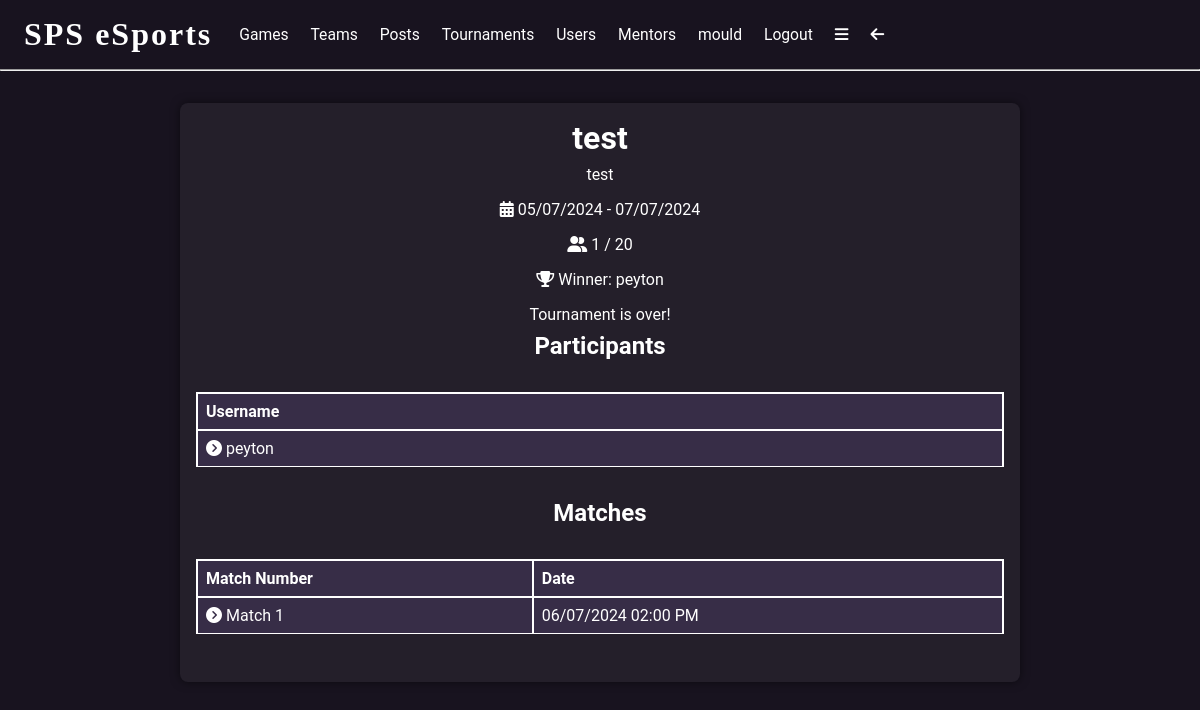
The page /tournament/1 (signed in) on the database its author committed.
### app/models.py (models this page shows, shortened)
class User(UserMixin, db.Model):
    user_id = db.Column(db.Integer, primary_key=True)
    username = db.Column(db.String(64), index=True, unique=True)
    email = db.Column(db.String(120), index=True, unique=True)
    password_hash = db.Column(db.String(128))
    bio = db.Column(db.String(500))
    pfp = db.Column(db.String(500))
    pronouns = db.Column(db.String(50))
    admin = db.Column(db.Boolean, default=False)
    team_admin = db.relationship('Teams', back_populates='team_admin')
    team_users = db.relationship('TeamUsers', back_populates='user')
    posts = db.relationship('Posts', back_populates='user')
    likes = db.relationship('Likes', back_populates='user')
    comments = db.relationship('Comments', back_populates='user')
    tournament_users = db.relationship('TournamentUsers', back_populates='user')
    match_users = db.relationship('MatchUsers', back_populates='user')
    ment_applications = db.relationship('MentApplications', back_populates='user')
    ment_practises = db.relationship('MentPractise', back_populates='user')
    matches_won = db.relationship('Matches', back_populates='match_winner', foreign_keys='Matches.winner_id')
    tournament_admin = db.relationship('Tournaments', backref='user', foreign_keys='Tournaments.admin_id')
    tournament_winner = db.relationship('Tournaments', foreign_keys='Tournaments.winner_id')
    following = db.relationship('Following', backref='user', foreign_keys='Following.user_id')
    followed = db.relationship('Following', foreign_keys='Following.following_id')
    mentor = db.relationship('Mentor', backref='mentor', foreign_keys='Mentor.mentor_id')
    mentee = db.relationship('Mentor', foreign_keys='Mentor.mentee_id')
    '''def set_password(self, password):
        self.password_hash = generate_password_hash(password)

    def check_password(self, password):
        return check_password_hash(self.password_hash, password)'''
    '''def set_password(self, password):
        salt = bc.gensalt()
        # convert password to bytes
        password = password.encode('utf-8')
        self.password_hash = bc.hashpw(password=password, salt=salt)

    def check_password(self, password):
        password = password.encode('utf-8')
        return bc.checkpw(password=password, hashed_password=self.password_hash)'''
    def set_password(self, password):
        self.password_hash = argon2.hash(password)
    def check_password(self, password):
        return argon2.verify(password, self.password_hash)

class Tournaments(db.Model):
    tournament_id = db.Column(db.Integer, primary_key=True)
    tournament_name = db.Column(db.String(64), index=True, unique=True)
    tournament_description = db.Column(db.String(500))
    start_date = db.Column(db.Date, index=True)
    end_date = db.Column(db.Date, index=True)
    participants = db.Column(db.Integer)
    admin_id = db.Column(db.Integer, db.ForeignKey('user.user_id'))
    winner_id = db.Column(db.Integer, db.ForeignKey('user.user_id'))
    tournament_users = db.relationship('TournamentUsers', back_populates='tournament')
    matches = db.relationship('Matches', back_populates='tournament')

class Matches(db.Model):
    match_id = db.Column(db.Integer, primary_key=True)
    match_number = db.Column(db.Integer)
    match_datetime = db.Column(db.DateTime, index=True)
    tournament_id = db.Column(db.Integer, db.ForeignKey('tournaments.tournament_id'))
    winner_id = db.Column(db.Integer, db.ForeignKey('user.user_id', name='winner_id'))
    tournament = db.relationship('Tournaments', back_populates='matches')
    match_users = db.relationship('MatchUsers', back_populates='match')
    match_winner = db.relationship('User', foreign_keys=[winner_id], back_populates='matches_won')

### app/routes.py (the view)
@app.route('/tournament/<tournament_id>', methods=['GET', 'POST'])
@login_required
def tournament(tournament_id):
    tournament = Tournaments.query.filter_by(tournament_id=tournament_id).first_or_404()
    tournament_users = TournamentUsers.query.filter_by(tournament_id=tournament_id).all()
    users = []
    if current_user.user_id == tournament.admin_id:
        admin = True
    else:
        admin = False
    in_tournament = TournamentUsers.query.filter_by(user_id=current_user.user_id, tournament_id=tournament_id).first()
    if tournament.participants == len(tournament_users):
        full = True
    else:
        full = False
    for user in tournament_users:
        users.append(User.query.filter_by(user_id=user.user_id).first())
    matches = Matches.query.filter_by(tournament_id=tournament_id).all()
    if tournament.winner_id:
        winner = User.query.filter_by(user_id=tournament.winner_id).first()
    else:
        winner = None
    return render_template('tournament.html', title=tournament.tournament_name,
                           tournament=tournament, users=users, in_tournament=in_tournament,
                           full=full, admin=admin, matches=matches, winner=winner)

### app/__init__.py (called while the page is built)
@app.template_filter('format_datetime')
def format_datetime(value):
    return value.strftime('%d/%m/%Y %I:%M %p')

@app.template_filter('format_date')
def format_date(value):
    return value.strftime('%d/%m/%Y')

### app/models.py (called while the page is built)
@login.user_loader
def load_user(id):
    return User.query.get(int(id))

### app/templates/tournament.html (shortened to what this page needs)
{% extends 'base.html' %}
{% block content %}
<div class="centre">
    <div class="gen-container">
        <h1>{{tournament.tournament_name}}</h1>
        <p>{{tournament.tournament_description}}</p>
        <p><i class="fa-solid fa-calendar-days"></i>  {{tournament.start_date|format_date}} - {{tournament.end_date|format_date}}</p>
        <p><i class="fa-solid fa-user-group"></i>  {{users|length}} / {{tournament.participants}}</p>
        {% if winner %}
        <p><i class="fa-solid fa-trophy"></i>  Winner: <a href="{{url_for('user', username=winner.username)}}">{{winner.username}}</a></p>
        {% else %}
        <p><i class="fa-solid fa-trophy"></i>  Winner: TBD</p>
        {% endif %}
        {% if full %}
        <p>Tournament is full!</p>
        {% elif winner %}
        <p>Tournament is over!</p>
        {% endif %}
        <h2>Participants</h2>
        <div class="info-table">
            <table>
                <tr>
                    <th>Username</th>
                </tr>
                {% for user in users %}
                <tr>
                    <td><a href="{{url_for('user', username='user.username')}}"><i
                            class="fa-solid fa-circle-chevron-right"></i>  {{user.username}}</a></td>
                </tr>
                {% endfor %}
            </table>
        </div>
        <h2>Matches</h2>
        <div class="info-table">
            <table>
                <tr>
                    <th>Match Number</th>
                    <th>Date</th>
                </tr>
                {% for match in matches %}
                <tr>
                    <td><a href="{{url_for('match', match_id=match.match_id)}}"><i
                            class="fa-solid fa-circle-chevron-right"></i>  Match {{match.match_number}}</a></td>
                    <td>{{match.match_datetime|format_datetime}}</td>
                </tr>
                {% endfor %}
            </table>
        </div>
    </div>
</div>
{% endblock %}

### app/templates/base.html (shortened to what this page needs)
<!DOCTYPE html>
<html lang="en">
<head>
    <link rel="stylesheet" href="{{url_for('static', filename='css/styles.css')}}">
</head>
<body>
<div class="header">
    <h1 onclick="window.location.href='{{url_for('index')}}'">SPS eSports</h1>
    {% if current_user.is_authenticated %}
    <a href="{{url_for('search_games')}}">Games</a>
    <a href="{{url_for('search_teams')}}">Teams</a>
    <a href="{{url_for('search_posts')}}">Posts</a>
    <a href="{{url_for('search_tournaments')}}">Tournaments</a>
    <a href="{{url_for('search_users')}}">Users</a>
    <a href="{{url_for('search_mentors')}}">Mentors</a>
    <a href="{{url_for('user', username=current_user.username)}}">{{current_user.username}}</a>
    <a href="{{url_for('logout')}}">Logout</a>
    <a href="javascript:showNavBar()"><i class="fa-solid fa-bars"></i></a>
    <a href="javascript:window.history.back();"><i class="fa-solid fa-arrow-left"></i></a>
    {% else %}
        <a href="{{url_for('login')}}">Login</a>
        <a href="{{url_for('register')}}">Register</a>
    {% endif %}
</div>
<hr>
{% block content %} {% endblock %}
</body>
</html>

### app/static/css/styles.css (style rules this page uses)
* { margin: 0; padding: 0; box-sizing: border-box; scroll-behavior: smooth; scrollbar-width: thin; scrollbar-color: white var(--bg); }
body { background: var(--bg); color: white; }
:root { --accent: #9a52ff; --bg: #18131f; --bg2: #372d47; --lightbg: rgba(255,255,255,0.05); }
.header { display:flex; align-items: center; padding: 1em 0.5em; }
.header a { padding: 0em 0.7em; font-family: 'Roboto'; font-size: 0.98em; text-decoration: none; transition: 0.5s; position: relative; transition: 0.3s; color: white; }
.header a::before { content: ''; position: absolute; width: 100%; height: 2px; left: 0; bottom: -2px; background-color: var(--accent); transform-origin: right; transform: scaleX(0); transition: transform 0.3s; }
.header h1 { box-shadow: inset 0 0 0 0 var(--bg); font-family: 'Square Game'; letter-spacing: 2px; padding: 0 0.5em; position: relative; transition: 0.5s; }
h1 { font-family: 'Roboto'; font-size: 2em; }
h2 { font-family: 'Roboto'; font-size: 1.5em; }
.centre h1 { text-align: center; }
p { font-family: 'Roboto'; font-size: 1em; padding: 0.5em 0; }
a { color: white; text-decoration: none; transition: 0.5s; padding: 0.5em 0; position: relative; font-family: 'Roboto'; }
a::before { content: ''; position: absolute; width: 100%; height: 2px; left: 0; bottom: 4px; background-color: var(--accent); transform-origin: right; transform: scaleX(0); transition: transform 0.3s; }
.centre { display: flex; flex-flow: row wrap; align-items: center; justify-content: center; width: 100%; margin: 1em 0; }
.info-table { display: flex; flex-flow: column wrap; align-items: center; justify-content: center; width: 100%; margin: 1em 0; font-family: 'Roboto'; }
.info-table table { width: 100%; border-collapse: collapse; margin: 1em 0; text-align: left; }
.info-table th { padding: 0.5em; border: 2px solid white; background-color: var(--bg2); }
.info-table td { padding: 0.5em; border: 1px solid white; border-right: 2px solid white; border-left: 2px solid white; background-color: var(--bg2); }
.gen-container { display: flex; flex-flow: column wrap; align-items: center; justify-content: center; width: 70%; margin: 1em 0; font-family: 'Roboto'; background-color: var(--lightbg); padding: 1em; border-radius: 0.5em; box-shadow: 0 0 10px 0 rgba(0,0,0,0.5); }

### rows shown on the page
User: username "mould"
Tournaments: tournament_name "test", tournament_description "test", start_date "05/07/2024", end_date "07/07/2024", participants "20"
User: username "peyton"
Matches: match_number "1", match_datetime "06/07/2024 02:00 PM"

### other values the page prints
{{ users|length }} "1"
